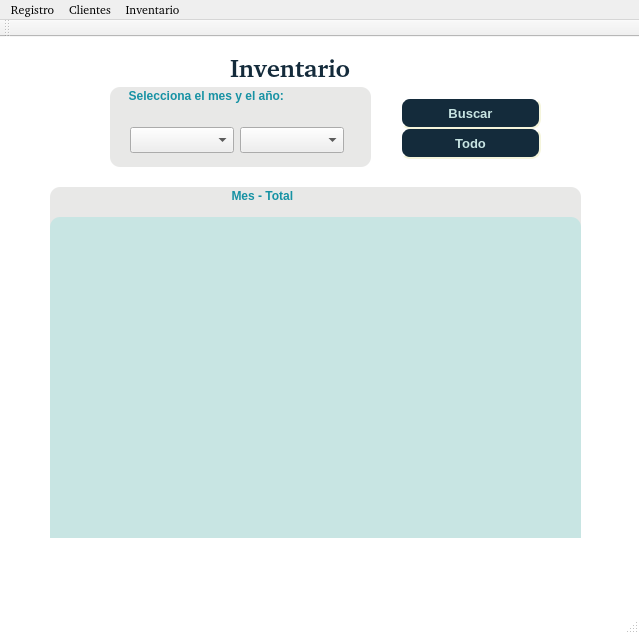
<?xml version="1.0" encoding="UTF-8"?>
<ui version="4.0">
 <class>MainWindow</class>
 <widget class="QMainWindow" name="MainWindow">
  <property name="geometry">
   <rect>
    <x>0</x>
    <y>0</y>
    <width>639</width>
    <height>634</height>
   </rect>
  </property>
  <property name="windowTitle">
   <string>MainWindow</string>
  </property>
  <property name="styleSheet">
   <string notr="true">QMainWindow{
background-color: #ffffff;
}
QLineEdit{
background-color: #5EBDB2;
border-radius: 5px;
color: #ffffff;
}
QListWidget{
background-color: #c8e5e3;
border-radius: 10px;
}
QLabel{
color: #142b3b;
}
QGroupBox{
color: #1792a4;
border-radius: 10px;
background-color: #e8e8e7;
}
QPushButton{
 	background-color: #142b3b;
    border-style: outset;
    border-width: 2px;
    border-radius: 10px;
    border-color: beige;
    font: bold 13px;
    min-width: 7em;
    padding: 3px;
	color:#c8e5e3;
}</string>
  </property>
  <widget class="QWidget" name="centralWidget">
   <widget class="QLabel" name="label">
    <property name="geometry">
     <rect>
      <x>230</x>
      <y>10</y>
      <width>161</width>
      <height>41</height>
     </rect>
    </property>
    <property name="font">
     <font>
      <family>&quot;Call Me&quot;, (Maybe)?</family>
      <pointsize>19</pointsize>
      <weight>75</weight>
      <bold>true</bold>
     </font>
    </property>
    <property name="text">
     <string>Inventario</string>
    </property>
   </widget>
   <widget class="QGroupBox" name="groupBox_3">
    <property name="geometry">
     <rect>
      <x>50</x>
      <y>150</y>
      <width>531</width>
      <height>351</height>
     </rect>
    </property>
    <property name="font">
     <font>
      <family>Lucida Grande</family>
      <weight>75</weight>
      <bold>true</bold>
     </font>
    </property>
    <property name="title">
     <string>                                                      Mes - Total</string>
    </property>
    <widget class="QListWidget" name="lista">
     <property name="geometry">
      <rect>
       <x>0</x>
       <y>30</y>
       <width>531</width>
       <height>341</height>
      </rect>
     </property>
    </widget>
   </widget>
   <widget class="QGroupBox" name="groupBox">
    <property name="geometry">
     <rect>
      <x>110</x>
      <y>50</y>
      <width>261</width>
      <height>80</height>
     </rect>
    </property>
    <property name="font">
     <font>
      <family>Lucida Grande</family>
      <weight>75</weight>
      <bold>true</bold>
     </font>
    </property>
    <property name="title">
     <string>     Selecciona el mes y el año:</string>
    </property>
    <widget class="QComboBox" name="comboBox">
     <property name="geometry">
      <rect>
       <x>20</x>
       <y>40</y>
       <width>104</width>
       <height>26</height>
      </rect>
     </property>
    </widget>
    <widget class="QComboBox" name="comboBox_2">
     <property name="geometry">
      <rect>
       <x>130</x>
       <y>40</y>
       <width>104</width>
       <height>26</height>
      </rect>
     </property>
    </widget>
   </widget>
   <widget class="QPushButton" name="todo">
    <property name="geometry">
     <rect>
      <x>400</x>
      <y>90</y>
      <width>141</width>
      <height>32</height>
     </rect>
    </property>
    <property name="text">
     <string>Todo</string>
    </property>
   </widget>
   <widget class="QPushButton" name="buscar">
    <property name="geometry">
     <rect>
      <x>400</x>
      <y>60</y>
      <width>141</width>
      <height>32</height>
     </rect>
    </property>
    <property name="text">
     <string>Buscar</string>
    </property>
   </widget>
  </widget>
  <widget class="QMenuBar" name="menuBar">
   <property name="geometry">
    <rect>
     <x>0</x>
     <y>0</y>
     <width>639</width>
     <height>22</height>
    </rect>
   </property>
   <property name="font">
    <font>
     <family>&quot;Call Me&quot;, (Maybe)?</family>
    </font>
   </property>
   <widget class="QMenu" name="menuRegistro">
    <property name="title">
     <string>Registro</string>
    </property>
    <addaction name="registro"/>
   </widget>
   <widget class="QMenu" name="menuClientes">
    <property name="title">
     <string>Clientes</string>
    </property>
    <addaction name="facturas"/>
    <addaction name="consultar"/>
   </widget>
   <widget class="QMenu" name="inventario">
    <property name="title">
     <string>Inventario</string>
    </property>
   </widget>
   <addaction name="menuRegistro"/>
   <addaction name="menuClientes"/>
   <addaction name="inventario"/>
  </widget>
  <widget class="QToolBar" name="mainToolBar">
   <property name="font">
    <font>
     <family>&quot;Call Me&quot;, (Maybe)?</family>
    </font>
   </property>
   <attribute name="toolBarArea">
    <enum>TopToolBarArea</enum>
   </attribute>
   <attribute name="toolBarBreak">
    <bool>false</bool>
   </attribute>
  </widget>
  <widget class="QStatusBar" name="statusBar"/>
  <action name="actionCrear_tarjeta">
   <property name="text">
    <string>Crear tarjeta</string>
   </property>
   <property name="font">
    <font>
     <family>&quot;Call Me&quot;, (Maybe)?</family>
    </font>
   </property>
  </action>
  <action name="actionFacturas">
   <property name="text">
    <string>Lista mes</string>
   </property>
  </action>
  <action name="facturas">
   <property name="text">
    <string>Cobros y facturas</string>
   </property>
  </action>
  <action name="consultar">
   <property name="text">
    <string>Consultar</string>
   </property>
  </action>
  <action name="registro">
   <property name="text">
    <string>Registrar</string>
   </property>
  </action>
 </widget>
 <layoutdefault spacing="6" margin="11"/>
 <resources/>
 <connections/>
</ui>
